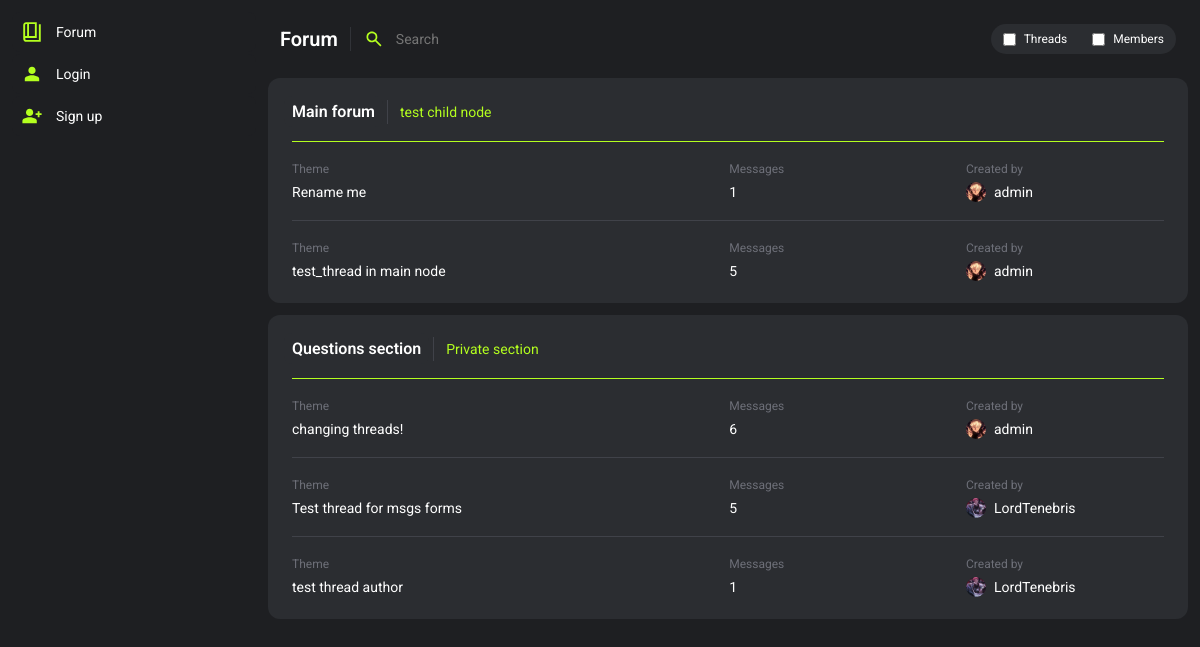
The page / on the database its author committed.
### forum/models.py (models this page shows, shortened)
class Node(models.Model):
    name = models.CharField(max_length=225)
    slug = models.SlugField(max_length=225, blank=True, null=True)
    description = models.TextField(blank=True, default=None, null=True)
    type_question = models.BooleanField(default=False)
    type_private = models.BooleanField(default=False)
    user_only = models.BooleanField(default=False)
    staff_only = models.BooleanField(default=True)
    parent = models.ForeignKey('self', on_delete=models.SET_NULL, null=True, blank=True)

class Thread(models.Model):
    user = models.ForeignKey(User, on_delete=models.SET_NULL, null=True)
    title = models.CharField(max_length=225)
    slug = models.SlugField(max_length=225, blank=True, null=True)
    node = models.ForeignKey(Node, on_delete=models.CASCADE)
    is_closed = models.BooleanField(default=False)
    is_visible = models.BooleanField(default=True)
    is_pinned = models.BooleanField(default=False)
    msg_amount = models.IntegerField(blank=True, null=True, default=1)
    invis_reason = models.TextField(blank=True, null=True)
    deleted_by = models.ForeignKey(User, on_delete=models.SET_NULL, null=True, blank=True, related_name="thread_deleted_by")
    time_created = models.DateTimeField(default=datetime.now())
    time_changed = models.DateTimeField(null=True, blank=True)
    def __str__(self):
        return self.title

### users/models.py (models this page shows, shortened)
class Profile(models.Model):
    user = models.OneToOneField(User, on_delete=models.CASCADE)
    title = models.CharField(max_length=100, null=True, blank=True, default="Member")
    info = models.CharField(max_length=200, null=True, blank=True)
    profile_picture = models.CharField(max_length=225, null=True, blank=True, default="default.svg")
    warnings = models.SmallIntegerField(default=0)
    active_notifications = models.IntegerField(default=0)
    is_banned = models.BooleanField(default=False)
    banned_by = models.ForeignKey(User, related_name='banned_by', null=True, blank=True, on_delete=models.SET_NULL)
    ban_reason = models.TextField(null=True, blank=True)
    ban_time = models.DateTimeField(null=True, blank=True)

### forum/views.py (the view)
# urls.py: path('', views.forum_main, name='forum_main'),
def forum_main(request):
    context = {}
    if request.method == "POST":
        context['forum_search'] = True
        content_type = request.POST.get("content_type")
        searched = request.POST.get("search")
        context['type'] = 'posts'
        if content_type:
            if content_type == "threads":
                results = Thread.objects.filter(title__icontains=searched)
                context['type'] = 'threads'
            if content_type == "members":
                results = User.objects.filter(username__icontains=searched)
                context['type'] = 'members'
        else:
            results = Message.objects.filter(message__icontains=searched)
        context['results'] = results
    else:
        nodes = Node.objects.all()
        tree = build_nodes_tree(nodes)
        last_threads = []
        for node in nodes:
            threads = Thread.objects.filter(node=node, is_visible=True).annotate(
            latest_msg=Max('message__id')).order_by('-latest_msg')[:3] # take and show only 3 threads, with time sorting
            last_threads.extend(threads)
        context = {
            'tree':tree,
            'threads':threads,
            'last_threads': last_threads
        }
    return render(request, "forum_main.html", context)

### forum/utils.py (called while the page is built)
def build_nodes_tree(nodes, parent=None):
    tree = []
    for node in nodes:
        if node.parent == parent:
            children = build_nodes_tree(nodes, parent=node)
            tree.append({'node': node, 'children': children})
    return tree

### users/chat_processor.py (called while the page is built, shortened)
def profile_processor(request):
    chat_data = {}
    return chat_data

### forum/templates/forum_main.html (shortened to what this page needs)
{% extends 'base.html' %}
{% block style %}
    {% load static %}
    <link rel="stylesheet" href="{% static 'forum.css' %}">
{% endblock %}
{% block header %}
    <header class="wrapper">
        <h2 class="title">Forum</h2>
        <div class="headerLine"></div>
        <form class="wrapper headerSearch" action="{% url 'forum_main' %}" method="post">
            <input class="headerSearchInput" placeholder="Search" type="text" name="search" id="">
            <div class="wrapper forumSearchFilterContainer">
                <div class="wrapper forumSearchFilterBtn">
                    <input type="checkbox" name="content_type" id="threads_checkbox" value="threads">
                    <label for="threads_checkbox" class="forumSearchFilterText">Threads</label>
                </div>
                <div class="wrapper forumSearchFilterBtn">
                    <input type="checkbox" name="content_type" id="members_checkbox" value="members">
                    <label for="members_checkbox" class="forumSearchFilterText">Members</label>
                </div>
            </div>
        </form>
    </header>
{% endblock %}
{% block content %}
<div class="container content">
    {% for item in tree %}
        <div class="container card">
            <div class="wrapper forumCardHeader">
                <a class="forumCardBtn"  href="{% url 'section' item.node.name|slugify %}">{{ item.node.name }}</a>
                {% if item.children %}
                    {% for child in item.children %}
                        <a class="forumCardHeaderBtn" href="{% url 'section' child.node.name|slugify %}">{{ child.node.name }}</a>
                    {% endfor %}
                {% endif %}
            </div>
            {% for thread in last_threads %}
                {% if thread.node == item.node and thread.is_visible == True %}
                <div class="cardLine"></div>
                <div class="cardSectionMultiple">
                    <a class="cardSectionItem" href="{% url 'thread' thread.node.slug thread.slug thread.id %}">
                        <div class="container cardSectionInnerItem">
                            <p class="meta">Theme</p>
                            <p class="text">{{ thread }}</p>
                        </div>
                        <div class="container cardSectionInnerItem">
                            <p class="meta">Messages</p>
                            <p class="text">{{ thread.msg_amount }}</p>
                        </div>
                    </a>
                    <a class="container cardSectionAutherItem" href="{% url 'profile_view' thread.user.id %}">
                        <p class="meta">Created by</p>
                        <div class="wrapper cardSectionAutherItemMetaContainer">
                            <img class="themeCardSectionProfilePicture" src="{{ media_url }}{{ thread.user.profile.profile_picture }}" alt="">
                            {% if perms.users.view_profile and thread.user.profile.is_banned %}
                            <p class="text"><del>{{ thread.user.username }}</del></p>
                            {% else %}
                            <p class="text">{{ thread.user.username }}</p>
                            {% endif %}
                        </div>
                    </a>
                </div>
                {% endif %}
            {% endfor %}
        </div>
    {% endfor %}
</div>
{% endblock %}

### base/static/themes/theme_0.css (style rules this page uses)
:root { --text: #ffffff; --text-muted: #6D6F78; --bg: #1E1F22; --primary: #2B2D31; --border_dark: #404249; --border_light: #313338; --isClickable: #404249; --focus: #313338; --accent: #B4FF1F; }

### base/static/style.css (style rules this page uses)
* { margin: 0; padding: 0; border: none; font-family: "Roboto", sans-serif; }
body { box-sizing: border-box; height: 100vh; background-color: var(--bg); display: grid; grid-template-columns: 256px minmax(256px , 1fr); gap: 12px; }
a { text-decoration: none; }
.container { display: flex; flex-direction: column; }
.wrapper { display: flex; }
.title { color: var(--text); font-size: 20px; font-weight: 600; }
.text { color: var(--text); font-size: 14px; }
.meta { color: var(--text-muted); font-size: 12px; }
.content { gap: 12px; }
header { padding: 12px; align-items: center; gap: 12px; }
.headerLine { width: 1px; height: 24px; border-left: 1px solid var(--border_light); }
.card { box-sizing: border-box; padding: 12px; border-radius: 12px; background-color: var(--primary); gap: 8px; }
.cardLine { margin: 0px 12px; border-top: 1px solid var(--border_dark); }
.cardLine:nth-child(2) { border-top: 1px solid var(--accent); }
.cardSectionMultiple { display: grid; grid-template-columns: .75fr .25fr; gap: 8px; }
.cardSectionItem { box-sizing: border-box; width: 100%; padding: 12px; border-radius: 12px; display: grid; grid-template-columns: .675fr .325fr; gap: 12px; }
.cardSectionAutherItem { padding: 12px 12px 10px 12px; border-radius: 12px; gap: 6px; }
.cardSectionAutherItemMetaContainer { align-items: center; gap: 8px; }
.cardSectionInnerItem { box-sizing: border-box; width: 100%; gap: 8px; }

### forum/static/forum.css (style rules this page uses)
.forumCardHeader { padding: 6px 4px; border-radius: 12px 12px 0px 0px; align-items: center; gap: 4px; }
.forumCardHeaderBtn { padding: 6px 8px; font-size: 14px; color: var(--accent); }
.forumCardBtn { padding: 6px 8px; border-radius: 8px; font-size: 16px; font-weight: 600; color: var(--text); background-color: var(--primary); }
.themeCardSectionProfilePicture { width: 20px; aspect-ratio: 1/1; border-radius: 100%; object-fit: cover; object-position: center; }
.headerSearch { flex-grow: 1; align-items: center; gap: 12px; }
.headerSearchInput { flex-grow: 1; padding: 6px 12px 6px 0px; font-size: 14px; color: var(--text); background-color: var(--bg); }
.forumSearchFilterBtn { align-items: center; gap: 8px; }
.forumSearchFilterText { color: var(--text); font-size: 12px; }
.forumSearchFilterContainer { padding: 8px 12px; border-radius: 32px; background-color: var(--primary); gap: 12px; }

### rows shown on the page
Node: node.name "Main forum"
Node: node.name "test child node"
Thread: title "Rename me", msg_amount "1", user.profile.profile_picture (picture), user.username "admin"
Thread: title "test_thread in main node", msg_amount "5", user.profile.profile_picture (picture), user.username "admin"
Node: node.name "Questions section"
Node: node.name "Private section"
Thread: title "changing threads!", msg_amount "6", user.profile.profile_picture (picture), user.username "admin"
Thread: title "Test thread for msgs forms", msg_amount "5", user.profile.profile_picture (picture), user.username "LordTenebris"
Thread: title "test thread author", msg_amount "1", user.profile.profile_picture (picture), user.username "LordTenebris"
